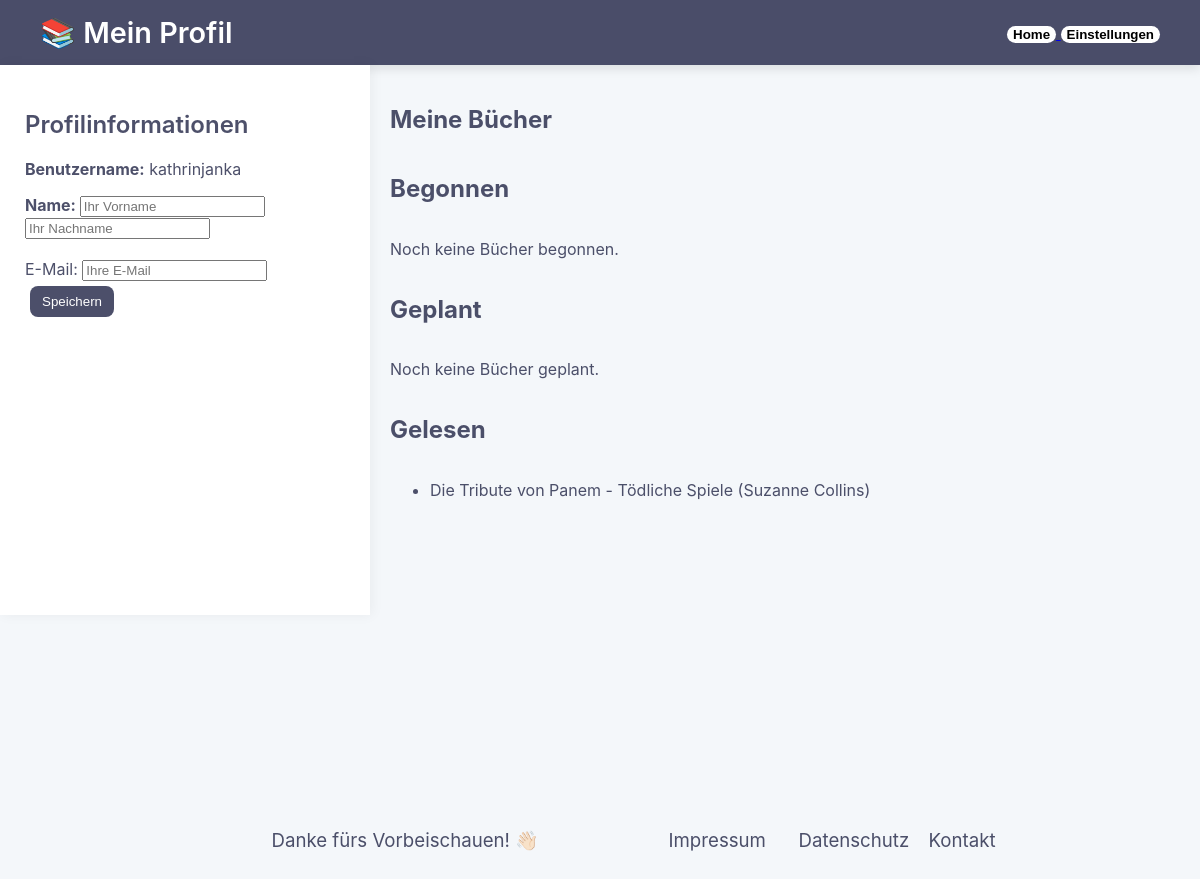
Screenshot of /profile (signed in) with the database file from the repository.
### gallery/models.py (models this page shows, shortened)
class UserGallery(models.Model):
    TRACKING_OPTIONS = {"None": "None","Geplant":"Geplant", "Begonnen":"Begonnen", "Gelesen":"Gelesen"}
    user = models.ForeignKey(User, on_delete=models.CASCADE)
    book = models.ForeignKey(Book, on_delete=models.CASCADE)
    tracker = models.CharField(blank=True, null=True, max_length=50, choices=TRACKING_OPTIONS,
                               help_text='Geben Sie Ihren Lesestatus zum Buch an.')
    begonnen = models.DateField(blank=True, null=True, help_text="Startdatum des Lesens.")
    fortschritt = models.IntegerField(blank=True, null=True, help_text="Aktuelle Seite.")
    bewertung = models.CharField(blank=True, null=True, max_length=50)
    inhaltsfokus = models.CharField(blank=True, null=True, max_length=50, help_text='Was hat Ihnen inhaltlich am besten gefallen?')

class Book(models.Model):
    LANGUAGE_OPTIONS = {"Englisch":"English", "Deutsch":"Deutsch", "Französisch":"Français", "Spanisch":"Español", "Italienisch":"Italiano"}
    KATEGORIEN = {"Romanze":"Romanze", "Historischer Roman":"Historischer Roman", "Krimi":"Krimi", "Thriller":"Thriller", "Fantasy":"Fantasy", "Science Fiction":"Science Fiction", "Sachbuch":"Sachbuch",
                  "Biografie":"Biografie", "Sonstige":"Sonstige"}
    def validate_publication_date(value):
        allowed_years=datetime.date.today().year+10
        if value and (value < 1000 or value > allowed_years):
            raise ValidationError('Erscheinungsdatum muss zwischen 1000 und '+ str(allowed_years) +' liegen.')
    titel = models.CharField(max_length=200)
    autor = models.CharField(max_length=100)
    buchcover = models.ImageField(blank=True, null=True, db_default='default.png')
    seitenanzahl = models.IntegerField(blank=True, null=True)
    beschreibung = models.TextField(blank=True, null=True, default='Geben Sie eine kurze Beschreibung über den Inhalt des Buches an.')
    erscheinungsdatum = models.PositiveSmallIntegerField(
        blank=True, null=True, validators=[validate_publication_date]
    )
    sprache = models.CharField(blank=True, null=True, max_length=50, choices=LANGUAGE_OPTIONS)
    kategorie = models.CharField(blank=True, null=True, max_length=50, choices=KATEGORIEN)
    user = models.ForeignKey(User, on_delete=models.CASCADE)

### gallery/views.py (the view, shortened to what this page needs)
# urls.py: path('profile', profile, name='profile'),
@login_required
def profile(request):
    user = request.user
    gelesene_buecher = UserGallery.objects.filter(user=user, tracker="Gelesen")
    begonnene_buecher = UserGallery.objects.filter(user=user, tracker="Begonnen")
    geplante_buecher = UserGallery.objects.filter(user=user, tracker="Geplant")
    return render(request, 'basic/profile.html', {
        'user': user,
        'gelesene_buecher': gelesene_buecher,
        'begonnene_buecher': begonnene_buecher,
        'geplante_buecher': geplante_buecher,
    })

### templates/basic/profile.html (shortened to what this page needs)
<!DOCTYPE html>
<html lang="de">
<head>
    {% load static %}
    <link rel="stylesheet" type="text/css" href="{% static 'css/style.css' %}">
</head>
<body>
<div class="app-container">
    <nav class="navbar">
        <div class="logo">📚 Mein Profil</div>
        <div class="nav-links">
            {% if user.is_authenticated %}
                <a href="{% url 'overview' %}">
                    <input class="button" type="button" value="Home">
                </a>
                <a href="{% url 'user_settings' %}">
                    <input class="button" type="button" value="Einstellungen">
                </a>
            {% endif %}
        </div>
    </nav>
    <div class="profile">
        <aside class="profile-container">
            <h1>Profilinformationen</h1>
            <form id="profile-form" method="POST" action="{% url 'profile' %}">
                <div>
                    <p class="benutzername"><strong>Benutzername:</strong> {{ user.username }}</p>
                    <label for="name"><strong>Name: </strong></label>
                    {% if not user.first_name %}
                        <input class="input" type="text" id="name" placeholder="Ihr Vorname" name="name"
                               value="{{ user.first_name }}">
                    {% else %}
                        <span>{{ user.first_name }}</span>
                    {% endif %}
                    {% if not user.last_name %}
                        <input class="input" type="text" id="name" placeholder="Ihr Nachname" name="last_name"
                               value="{{ user.last_name }}">
                    {% else %}
                        <span>{{ user.last_name }}</span>
                    {% endif %}
                </div>
                <br/>
                <div>
                    <label for="email">E-Mail:</label>
                    {% if not user.email %}
                        <input class="input" type="email" id="email" placeholder="Ihre E-Mail" name="email"
                               value="{{ user.email }}">
                    {% else %}
                        <span>{{ user.email }}</span>
                    {% endif %}
                </div>
                {% if not user.first_name or not user.last_name or not user.email %}
                    <button class="button2" type="submit">Speichern</button>
                {% endif %}
            </form>
        </aside>
        <main class="bücherprofilep">
            <div class="booklayoutp">
                <h2>Meine Bücher</h2>
                <h2>Begonnen</h2>
                {% if begonnene_buecher %}
                    <ul class="my-books">
                        {% for eintrag in begonnene_buecher %}
                            <li>{{ eintrag.book.titel }} ({{ eintrag.book.autor }})</li>
                        {% endfor %}
                    </ul>
                {% else %}
                    <p>Noch keine Bücher begonnen.</p>
                {% endif %}
            </div>
            <h2>Geplant</h2>
            <div class="booklayoutp">
                {% if geplante_buecher %}
                    <ul>
                        {% for eintrag in geplante_buecher %}
                            <li>{{ eintrag.book.titel }} ({{ eintrag.book.autor }})</li>
                        {% endfor %}
                    </ul>
                {% else %}
                    <p>Noch keine Bücher geplant.</p>
                {% endif %}
            </div>
            <div class="booklayoutp">
                <h2>Gelesen</h2>
                {% if gelesene_buecher %}
                    <ul class="my-books">
                        {% for eintrag in gelesene_buecher %}
                            <li>{{ eintrag.book.titel }} ({{ eintrag.book.autor }})</li>
                        {% endfor %}
                    </ul>
                {% else %}
                    <p>Noch keine Bücher gelesen.</p>
                {% endif %}
            </div>
        </main>
    </div>
</div>
<footer id="footer">
    <ul>
        <li>Danke fürs Vorbeischauen! 👋🏻</li>
        <li><a href="https://www.tha.de/Service/Impressum.page">Impressum</a></li>
        <li><a href="https://www.tha.de/Service/Datenschutz.page">Datenschutz</a></li>
        <li><a href="mailto:weesslena@gmail.com;kathrin.janka@web.de?subject=Booktracker">Kontakt</a></li>
    </ul>
</footer>
</body>
</html>

### static/css/style.css (style rules this page uses)
body { font-family: 'Inter', sans-serif; margin: 0; padding: 0; background-color: #f4f7fa; color: rgba(32, 36, 69, 0.8); }
.app-container { display: flex; flex-direction: column; height: 100vh; }
.navbar { background-color: rgba(32, 36, 69, 0.8); color: white; display: flex; justify-content: space-between; align-items: center; padding: 15px 40px; box-shadow: 0 4px 10px rgba(0, 0, 0, 0.1); }
.logo { font-size: 1.8em; font-weight: 600; display: flex; flex-direction: row; }
.sidebar, .profile-container, .settings-container { width: 320px; background-color: #fff; padding: 25px; box-shadow: 2px 0 12px rgba(0, 0, 0, 0.05); }
.sidebar h2, .profile-container h1, .settings-container h1 { color: rgba(32, 36, 69, 0.8); font-weight: 600; }
.button { background-color: #ffffff; color: black; font-weight: 600; border: none; border-radius: 10px; cursor: pointer; transition: background-color 0.3s; }
.button2 { margin: 5px; padding: 8px 12px; border: none; background-color: rgba(32, 36, 69, 0.8); color: white; border-radius: 8px; cursor: pointer; transition: background-color 0.3s ease; }
footer ul { display: flex; list-style-type: none; padding: 0; justify-content: center; flex-wrap: wrap; font-size: 14pt; }
footer li { flex-basis: auto; margin: 5px 5%; padding: 5px; }
footer a { color: rgba(32, 36, 69, 0.8); text-decoration: none; position: absolute; }
.bücherprofilep { display: flex; flex-direction: column; margin: 20px; }
.profile-container { height: 500px; }
.profile { display: flex; flex-direction: row; }
.booklayoutp { display: flex; flex-direction: column; }

### rows the page displays
UserGallery: book.titel "Die Tribute von Panem - Tödliche Spiele", book.autor "Suzanne Collins"

### other values shown
{{ user.username }} "kathrinjanka"
